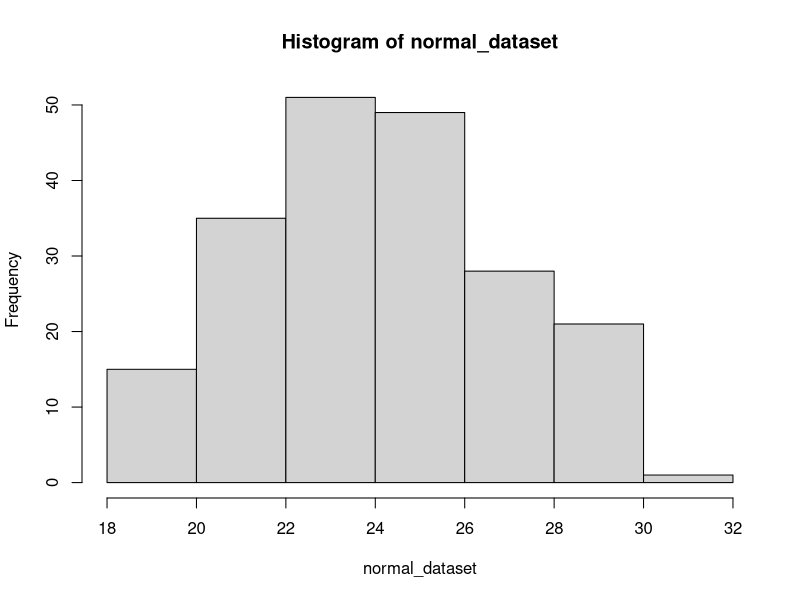
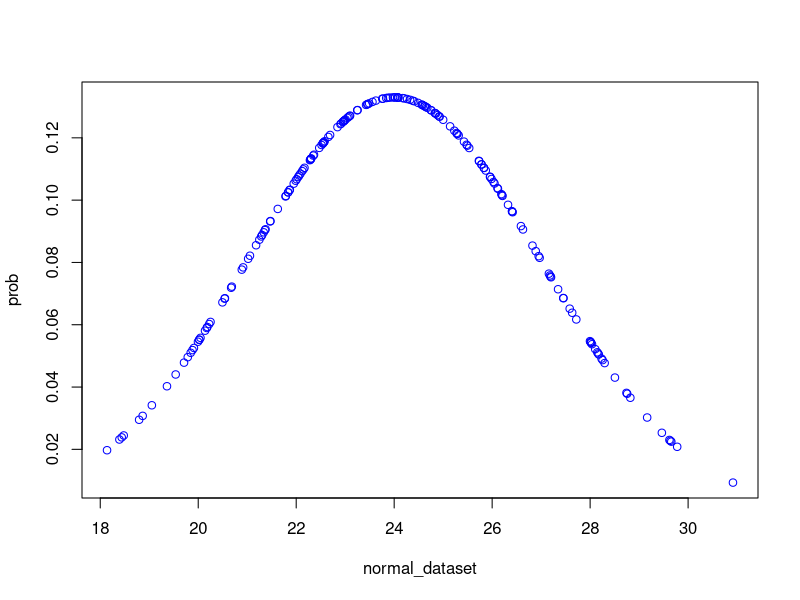
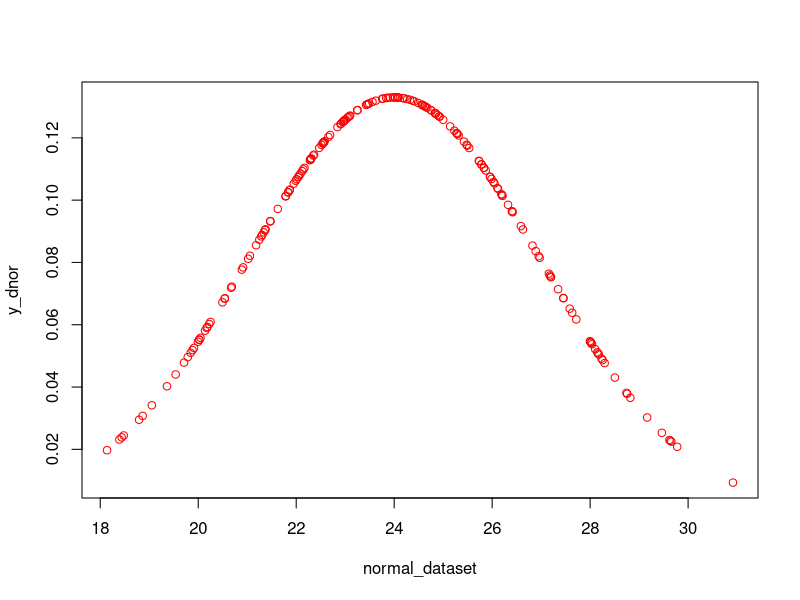
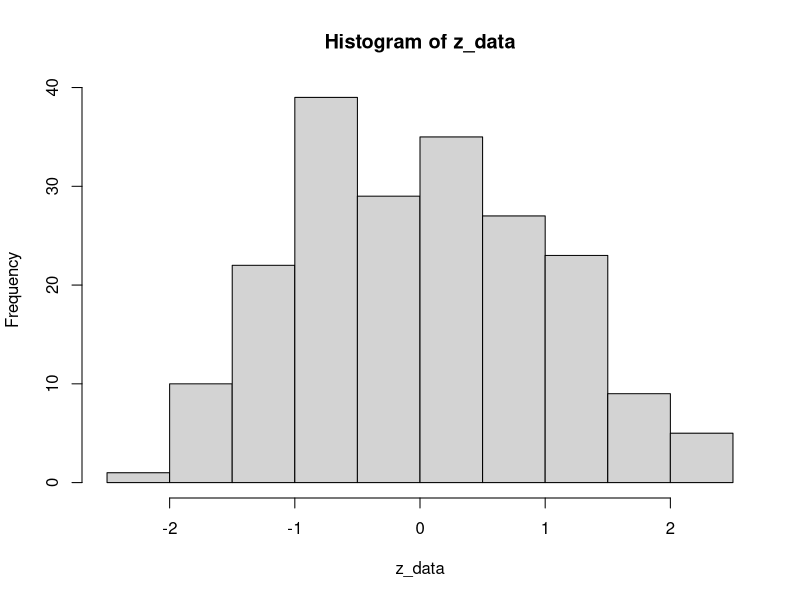
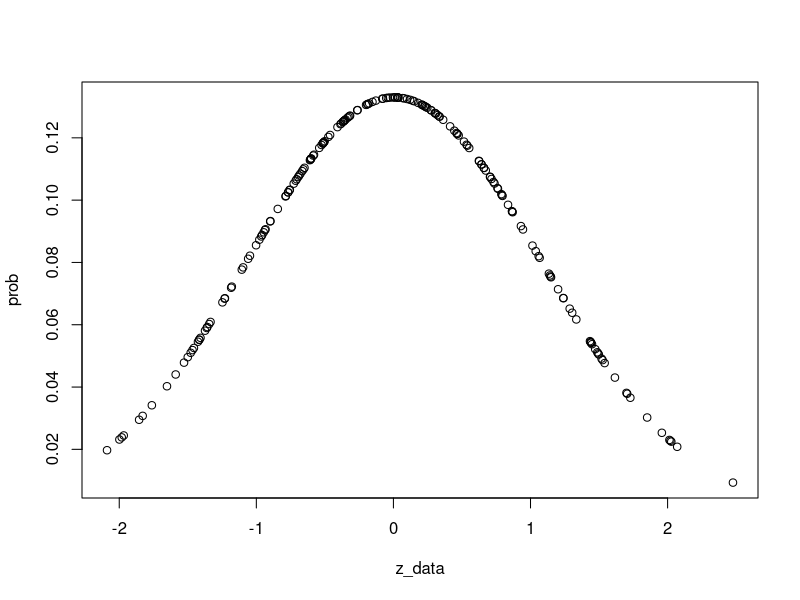
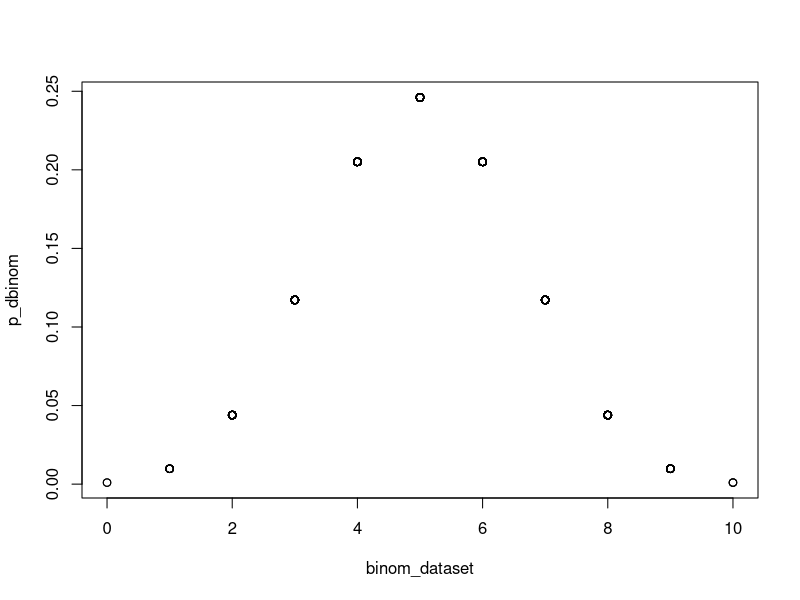
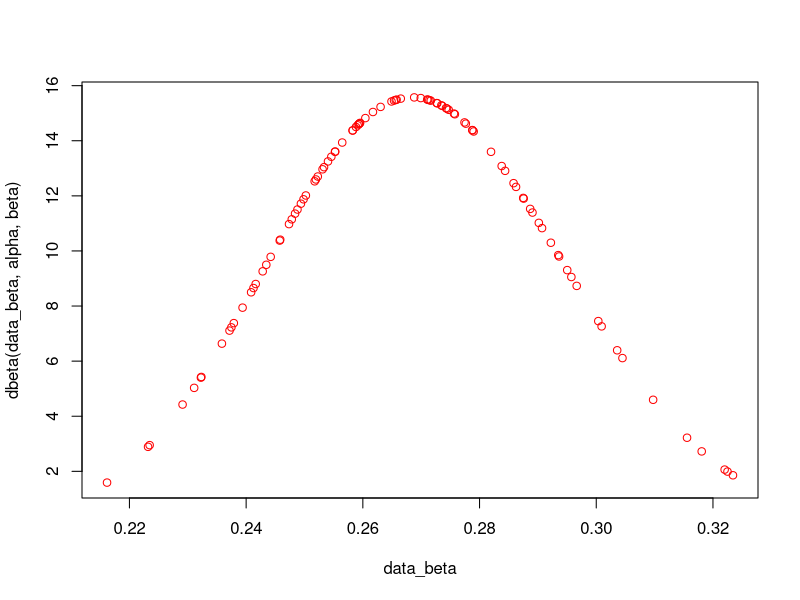
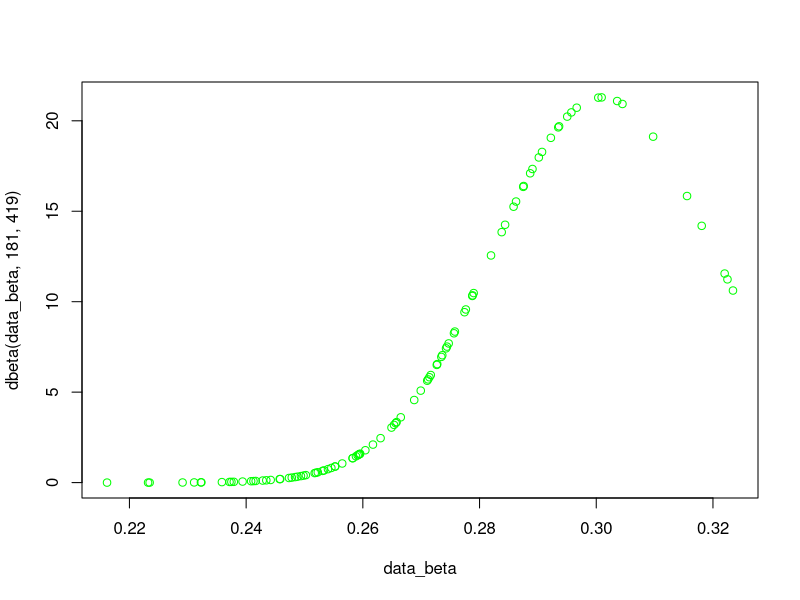

Write R code to recreate these figures, in order.
## ---- chunk 1
normal_dataset <- rnorm(200, mean = 24, sd=3)

## ---- chunk 2
hist(normal_dataset)

## ---- chunk 3
#prob <- (1/(s * sqrt(2*pi))) * exp(-((x-mu)^2)/(2*s^2))
p_normal_dis <- function(x, mu=0, s=1) {
    p <- (1/(s * sqrt(2*pi))) * exp(-((x-mu)^2)/(2*s^2))
    p
}
## ---- chunk 4
prob <- p_normal_dis(normal_dataset,24,3)
## ---- chunk 5
y_dnor <- dnorm(normal_dataset, mean = 24, sd=3)
## ---- chunk 6
plot(normal_dataset, prob, col='blue')
plot(normal_dataset, y_dnor, col='red')
## ---- chunk 7
pnorm(30, mean = 24, sd=3, lower.tail = T)
## ---- chunk 8
qnorm(.9772499, 24, 3)
## ---- chunk 9
z_score <- function(x) {
    mu <- mean(x)
    sd <- sd(x)
    z <- (x-mu)/sd
    z
}
## ---- chunk 10
z_data <- z_score(normal_dataset)
## ---- chunk 11
hist(z_data)
## ---- chunk 12
plot(z_data,prob)
## ---- chunk 13

dnorm(23, mean = 24, sd=3)
## ---- chunk 14
qnorm(.3, mean = 24, sd=3)
## ---- chunk 15
pnorm(23, mean = 24, sd=3)
## ---- chunk 16
qnorm(.3694413, mean = 24, sd=3)
## ---- chunk 17
num_flips <- 10
coin <- c('head', 'tail') # head 1, tail 0, or success 1, failure 0
flips <- list(sample(coin, size = num_flips, replace = TRUE))
flips
## ---- chunk 18
binom_dataset <- rbinom(2000, 10, 0.5)
## ---- chunk 19
p_dbinom <- dbinom(binom_dataset, 10, .5)
## ---- chunk 20
plot(binom_dataset, p_dbinom)
## ---- chunk 21
# Create a sample of 50 numbers which are incremented by 1.
x <- seq(0,50,by = 1)

# Create the binomial distribution.
y <- dbinom(x,50,0.5)
## ---- chunk 22
# Probability of getting 26 or less heads from a 51 tosses of a coin.
x <- pbinom(26,51,0.5)

x
## ---- chunk 23
# How many heads will have a probability of 0.25 will come out when a coin
# is tossed 51 times.
x <- qbinom(0.25,51,1/2)
x
## ---- chunk 24
# Find 8 random values from a sample of 150 with probability of 0.4.
x <- rbinom(8,150,.4)
x
## ---- chunk 25
#beta distribution

alpha <- 81
beta <- 219

data_beta <- rbeta(100, alpha, beta)
plot(data_beta, dbeta(data_beta, alpha, beta), col='red')


#new 300 n added. success 100, miss 200
plot(data_beta, dbeta(data_beta, 181, 419), col='green')

## ---- chunk 26
estBetaParams <- function(mu, var) {
  alpha <- ((1 - mu) / var - 1 / mu) * mu ^ 2
  beta <- alpha * (1 / mu - 1)
  return(params = list(alpha = alpha, beta = beta))
}
